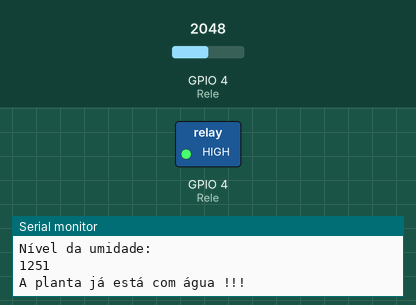
The sketch below on a simulated ESP32. Shown: switched loads named in the sketch (green lamp = pin HIGH), the last lines printed to the serial monitor. The test bench sets the inputs (shaded band); at power-on: GPIO 4 (Rele) = 2048. WiFi joins after 1.5 s; servers stay silent unless stated; no MQTT or app messages arrive unless stated.

Above: at 4.7 s.
4.8 s: GPIO 4 (Rele) set to 3472
7.5 s: GPIO 4 (Rele) set to 3576
At 8.2 s:
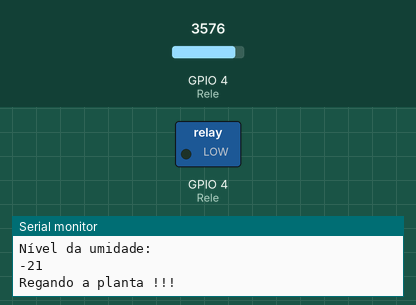
11.0 s: GPIO 4 (Rele) set to 2866
At 12.6 s:
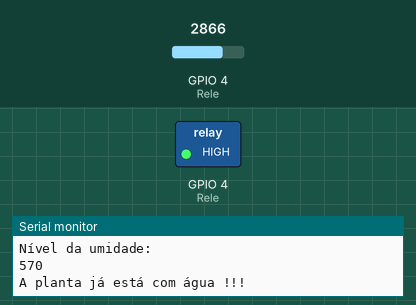
13.7 s: GPIO 4 (Rele) set to 3603
At 16.9 s:
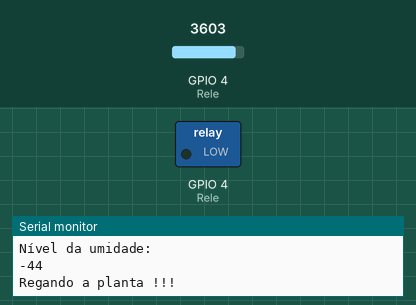
Timing chart, 0 to 18.0 s (numbered marks = the images above; inputs shaded):
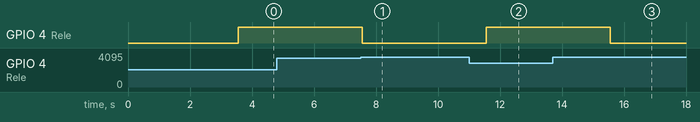

The sketch:

sensor_umidade_correto.ino
```cpp
#include <WiFi.h>
#include <PubSubClient.h>

int umidade;
int Rele = 4;

char convert[20];

const char *ssid = "Malu_2.4G";
const char *password = "bionica10";


const char *mqtt_broker = "test.mosquitto.org";
const char *topic = "lf/umidade";
const int mqtt_port = 1883;

WiFiClient espClient;
PubSubClient client(espClient);

void setup() {
  pinMode(A10, INPUT);
  pinMode(Rele, OUTPUT);
  //pinMode(10, OUTPUT);
  //digitalWrite(10, LOW);
  Serial.begin(9600);

  WiFi.begin(ssid, password);
  while (WiFi.status() != WL_CONNECTED) {
      delay(500);
      Serial.println("Connecting to WiFi..");
  }
  client.setServer(mqtt_broker, mqtt_port);
   client.setServer(mqtt_broker, mqtt_port);
  client.setCallback(callback);
  while (!client.connected()) {
    Serial.print("Aguardando conexão MQTT...");
    if (client.connect("teste")) {
      Serial.println("conectado");
    } else {
      Serial.print("falhou, rc=");
      Serial.print(client.state());
      Serial.println(" tente novamente ");
    }
   delay(2000);
   client.subscribe(topic);
  }
}

void callback(char *topic, byte *payload, unsigned int length) {
  Serial.print("Message arrived in topic: ");
  Serial.println(topic);
  Serial.print("Message:");
  for (int i = 0; i < length; i++) {
      Serial.print((char) payload[i]);
  }
  Serial.println();
  Serial.println("-----------------------");
}

void loop() {
  umidade = map(analogRead(A10),3430,3550,100,0);
    Serial.println("Nível da umidade: ");
    //Serial.println(analogRead(A10));
    Serial.println(umidade);
      if(umidade <= 40){
        Serial.println("Regando a planta !!!");
        digitalWrite(Rele, LOW);

      }
      else{
        Serial.println("A planta já está com água !!!");
        digitalWrite(Rele, HIGH);
      }
      itoa(umidade, convert, 10);
      client.publish(topic, convert);
      //Serial.println(itoa(umidade, convert, 4));
  delay(2000);
  client.publish(topic, convert);
}
```

Measured:
- the behaviour switches between 3501 and 3502 on GPIO 4 (Rele) (found by bisection; images 0 and 1)
- after the input at 7.5 s, GPIO 4 (Rele): HIGH → LOW after 0.06 s
- after the input at 11.0 s, GPIO 4 (Rele): LOW → HIGH after 0.56 s
- after the input at 13.7 s, GPIO 4 (Rele): HIGH → LOW after 1.9 s
